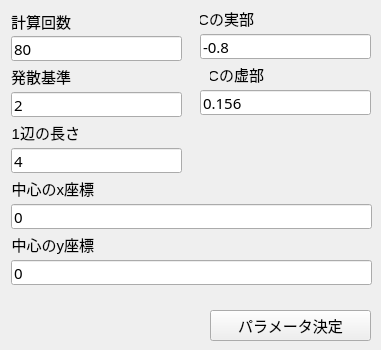
    <widget class="QWidget" name="julia">
     <attribute name="title">
      <string>ジュリア集合</string>
     </attribute>
     <widget class="QLineEdit" name="realText">
      <property name="geometry">
       <rect>
        <x>200</x>
        <y>34</y>
        <width>171</width>
        <height>25</height>
       </rect>
      </property>
      <property name="font">
       <font>
        <family>07ロゴたいぷゴシック7</family>
        <pointsize>11</pointsize>
        <weight>50</weight>
        <italic>false</italic>
        <bold>false</bold>
       </font>
      </property>
      <property name="text">
       <string>-0.8</string>
      </property>
     </widget>
     <widget class="QPushButton" name="pushButton_5">
      <property name="geometry">
       <rect>
        <x>210</x>
        <y>310</y>
        <width>161</width>
        <height>31</height>
       </rect>
      </property>
      <property name="font">
       <font>
        <family>Meiryo UI</family>
        <pointsize>11</pointsize>
        <weight>50</weight>
        <italic>false</italic>
        <bold>false</bold>
       </font>
      </property>
      <property name="styleSheet">
       <string notr="true">QPushButton
{
font: 11pt &quot;Meiryo UI&quot;;
}</string>
      </property>
      <property name="text">
       <string>パラメータ決定</string>
      </property>
     </widget>
     <widget class="QLabel" name="label_8">
      <property name="geometry">
       <rect>
        <x>11</x>
        <y>67</y>
        <width>60</width>
        <height>19</height>
       </rect>
      </property>
      <property name="font">
       <font>
        <family>Meiryo UI</family>
        <pointsize>11</pointsize>
        <weight>9</weight>
        <italic>false</italic>
        <bold>false</bold>
       </font>
      </property>
      <property name="text">
       <string>発散基準</string>
      </property>
      <property name="alignment">
       <set>Qt::AlignRight|Qt::AlignTrailing|Qt::AlignVCenter</set>
      </property>
     </widget>
     <widget class="QLabel" name="label_9">
      <property name="geometry">
       <rect>
        <x>11</x>
        <y>123</y>
        <width>69</width>
        <height>19</height>
       </rect>
      </property>
      <property name="font">
       <font>
        <family>Meiryo UI</family>
        <pointsize>11</pointsize>
        <weight>9</weight>
        <italic>false</italic>
        <bold>false</bold>
       </font>
      </property>
      <property name="text">
       <string>1辺の長さ</string>
      </property>
      <property name="alignment">
       <set>Qt::AlignRight|Qt::AlignTrailing|Qt::AlignVCenter</set>
      </property>
     </widget>
     <widget class="QLineEdit" name="jCalcLimitText">
      <property name="geometry">
       <rect>
        <x>11</x>
        <y>36</y>
        <width>171</width>
        <height>25</height>
       </rect>
      </property>
      <property name="font">
       <font>
        <family>07ロゴたいぷゴシック7</family>
        <pointsize>11</pointsize>
        <weight>50</weight>
        <italic>false</italic>
        <bold>false</bold>
       </font>
      </property>
      <property name="text">
       <string>80</string>
      </property>
      <property name="clearButtonEnabled">
       <bool>false</bool>
      </property>
     </widget>
     <widget class="QLineEdit" name="jSizeText">
      <property name="geometry">
       <rect>
        <x>11</x>
        <y>148</y>
        <width>171</width>
        <height>25</height>
       </rect>
      </property>
      <property name="font">
       <font>
        <family>07ロゴたいぷゴシック7</family>
        <pointsize>11</pointsize>
        <weight>50</weight>
        <italic>false</italic>
        <bold>false</bold>
       </font>
      </property>
      <property name="text">
       <string>4</string>
      </property>
     </widget>
     <widget class="QLineEdit" name="jdgText">
      <property name="geometry">
       <rect>
        <x>11</x>
        <y>92</y>
        <width>171</width>
        <height>25</height>
       </rect>
      </property>
      <property name="font">
       <font>
        <family>07ロゴたいぷゴシック7</family>
        <pointsize>11</pointsize>
        <weight>50</weight>
        <italic>false</italic>
        <bold>false</bold>
       </font>
      </property>
      <property name="text">
       <string>2</string>
      </property>
     </widget>
     <widget class="QLabel" name="label_12">
      <property name="geometry">
       <rect>
        <x>200</x>
        <y>9</y>
        <width>54</width>
        <height>19</height>
       </rect>
      </property>
      <property name="font">
       <font>
        <family>Meiryo UI</family>
        <pointsize>11</pointsize>
        <weight>9</weight>
        <italic>false</italic>
        <bold>false</bold>
       </font>
      </property>
      <property name="layoutDirection">
       <enum>Qt::LeftToRight</enum>
      </property>
      <property name="text">
       <string>Cの実部</string>
      </property>
      <property name="textFormat">
       <enum>Qt::AutoText</enum>
      </property>
      <property name="alignment">
       <set>Qt::AlignRight|Qt::AlignTrailing|Qt::AlignVCenter</set>
      </property>
     </widget>
     <widget class="QLineEdit" name="jPosXText">
      <property name="geometry">
       <rect>
        <x>11</x>
        <y>204</y>
        <width>361</width>
        <height>25</height>
       </rect>
      </property>
      <property name="font">
       <font>
        <family>07ロゴたいぷゴシック7</family>
        <pointsize>11</pointsize>
        <weight>50</weight>
        <italic>false</italic>
        <bold>false</bold>
       </font>
      </property>
      <property name="text">
       <string>0</string>
      </property>
     </widget>
     <widget class="QLineEdit" name="imText">
      <property name="geometry">
       <rect>
        <x>200</x>
        <y>90</y>
        <width>171</width>
        <height>25</height>
       </rect>
      </property>
      <property name="font">
       <font>
        <family>07ロゴたいぷゴシック7</family>
        <pointsize>11</pointsize>
        <weight>50</weight>
        <italic>false</italic>
        <bold>false</bold>
       </font>
      </property>
      <property name="text">
       <string>0.156</string>
      </property>
     </widget>
     <widget class="QLabel" name="label_10">
      <property name="geometry">
       <rect>
        <x>11</x>
        <y>179</y>
        <width>83</width>
        <height>19</height>
       </rect>
      </property>
      <property name="font">
       <font>
        <family>Meiryo UI</family>
        <pointsize>11</pointsize>
        <weight>9</weight>
        <italic>false</italic>
        <bold>false</bold>
       </font>
      </property>
      <property name="text">
       <string>中心のx座標</string>
      </property>
      <property name="alignment">
       <set>Qt::AlignRight|Qt::AlignTrailing|Qt::AlignVCenter</set>
      </property>
     </widget>
     <widget class="QLabel" name="label_11">
      <property name="geometry">
       <rect>
        <x>11</x>
        <y>235</y>
        <width>83</width>
        <height>19</height>
       </rect>
      </property>
      <property name="font">
       <font>
        <family>Meiryo UI</family>
        <pointsize>11</pointsize>
        <weight>9</weight>
        <italic>false</italic>
        <bold>false</bold>
       </font>
      </property>
      <property name="text">
       <string>中心のy座標</string>
      </property>
      <property name="alignment">
       <set>Qt::AlignRight|Qt::AlignTrailing|Qt::AlignVCenter</set>
      </property>
     </widget>
     <widget class="QLineEdit" name="jPosYText">
      <property name="geometry">
       <rect>
        <x>11</x>
        <y>260</y>
        <width>361</width>
        <height>25</height>
       </rect>
      </property>
      <property name="font">
       <font>
        <family>07ロゴたいぷゴシック7</family>
        <pointsize>11</pointsize>
        <weight>50</weight>
        <italic>false</italic>
        <bold>false</bold>
       </font>
      </property>
      <property name="text">
       <string>0</string>
      </property>
     </widget>
     <widget class="QLabel" name="label_13">
      <property name="geometry">
       <rect>
        <x>210</x>
        <y>65</y>
        <width>54</width>
        <height>19</height>
       </rect>
      </property>
      <property name="font">
       <font>
        <family>Meiryo UI</family>
        <pointsize>11</pointsize>
        <weight>9</weight>
        <italic>false</italic>
        <bold>false</bold>
       </font>
      </property>
      <property name="layoutDirection">
       <enum>Qt::LeftToRight</enum>
      </property>
      <property name="text">
       <string>Cの虚部</string>
      </property>
      <property name="textFormat">
       <enum>Qt::AutoText</enum>
      </property>
      <property name="alignment">
       <set>Qt::AlignRight|Qt::AlignTrailing|Qt::AlignVCenter</set>
      </property>
     </widget>
     <widget class="QLabel" name="label_7">
      <property name="geometry">
       <rect>
        <x>10</x>
        <y>11</y>
        <width>61</width>
        <height>20</height>
       </rect>
      </property>
      <property name="font">
       <font>
        <family>Meiryo UI</family>
        <pointsize>11</pointsize>
        <weight>9</weight>
        <italic>false</italic>
        <bold>false</bold>
       </font>
      </property>
      <property name="text">
       <string>計算回数</string>
      </property>
      <property name="alignment">
       <set>Qt::AlignRight|Qt::AlignTrailing|Qt::AlignVCenter</set>
      </property>
     </widget>
    </widget>
